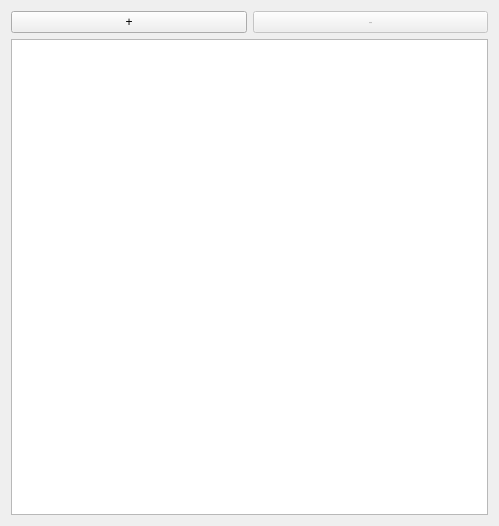
<?xml version="1.0" encoding="UTF-8"?>
<ui version="4.0">
 <class>WidgetAbbreviation</class>
 <widget class="QWidget" name="WidgetAbbreviation">
  <property name="geometry">
   <rect>
    <x>0</x>
    <y>0</y>
    <width>499</width>
    <height>526</height>
   </rect>
  </property>
  <property name="windowTitle">
   <string>Abbreviation rules</string>
  </property>
  <layout class="QGridLayout" name="gridLayout">
   <item row="0" column="0">
    <widget class="QPushButton" name="btAdd">
     <property name="text">
      <string>+</string>
     </property>
     <property name="autoDefault">
      <bool>false</bool>
     </property>
    </widget>
   </item>
   <item row="0" column="1">
    <widget class="QPushButton" name="btDel">
     <property name="enabled">
      <bool>false</bool>
     </property>
     <property name="text">
      <string>-</string>
     </property>
    </widget>
   </item>
   <item row="1" column="0" colspan="2">
    <widget class="QTableView" name="tvAbbreviations">
     <property name="selectionMode">
      <enum>QAbstractItemView::SingleSelection</enum>
     </property>
     <property name="selectionBehavior">
      <enum>QAbstractItemView::SelectRows</enum>
     </property>
    </widget>
   </item>
  </layout>
 </widget>
 <resources/>
 <connections/>
</ui>
